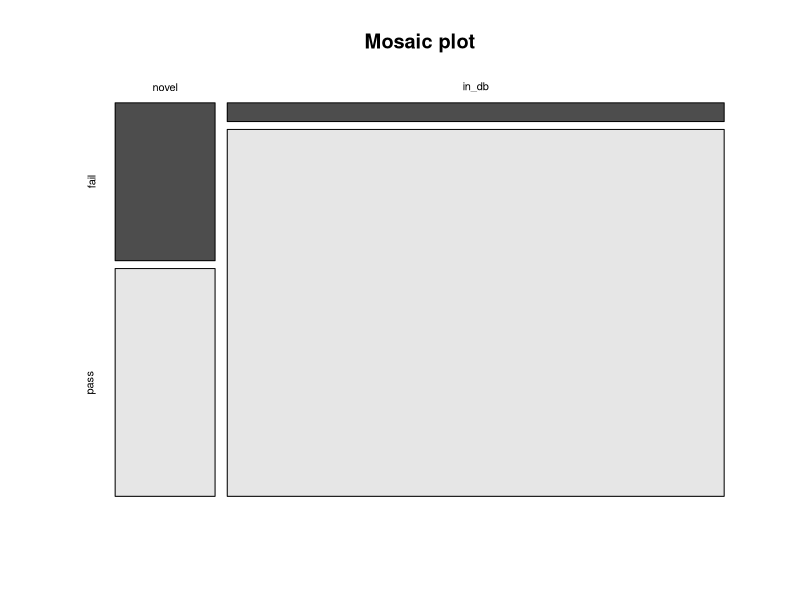
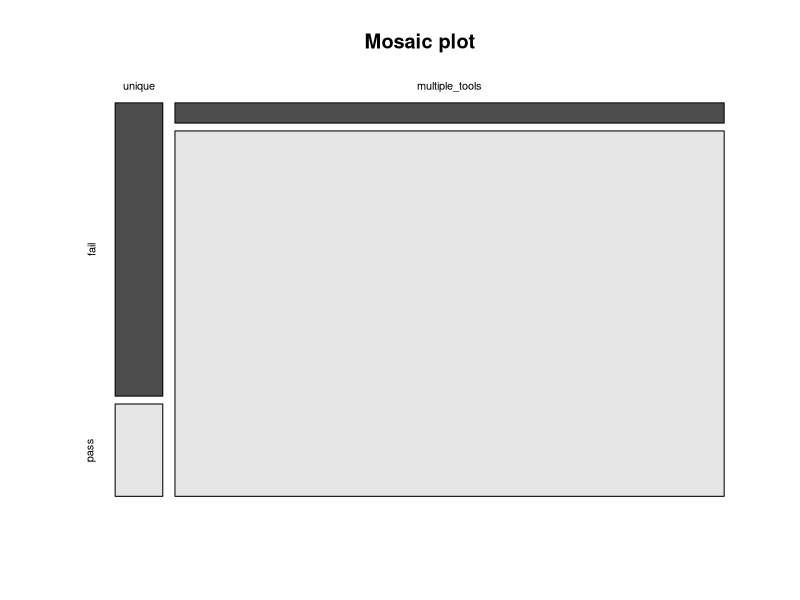
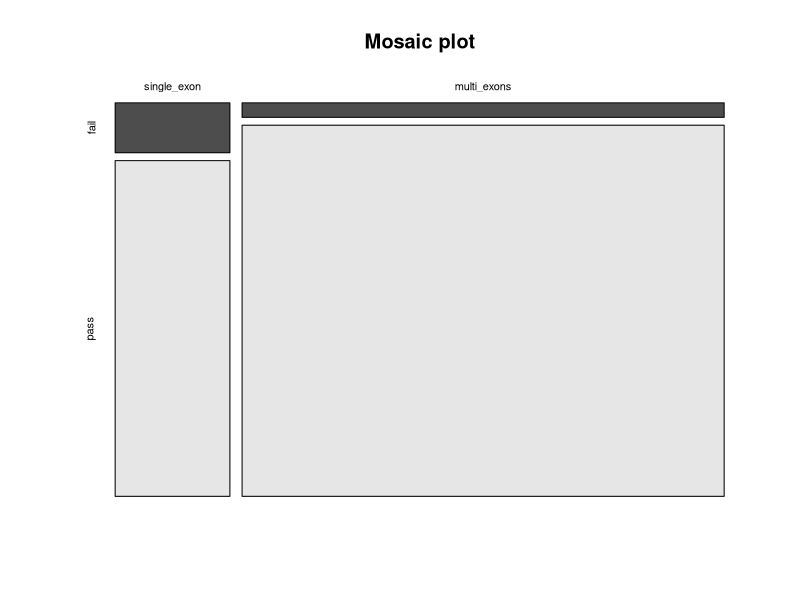
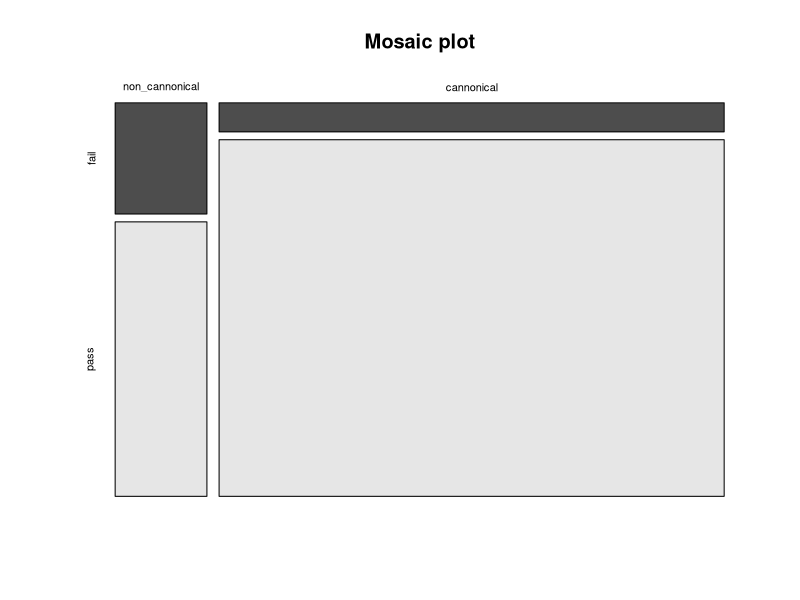
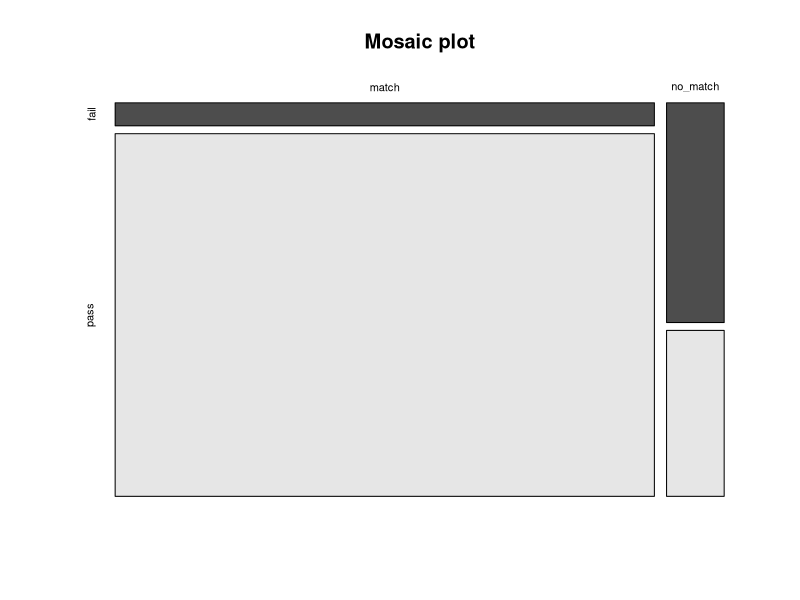
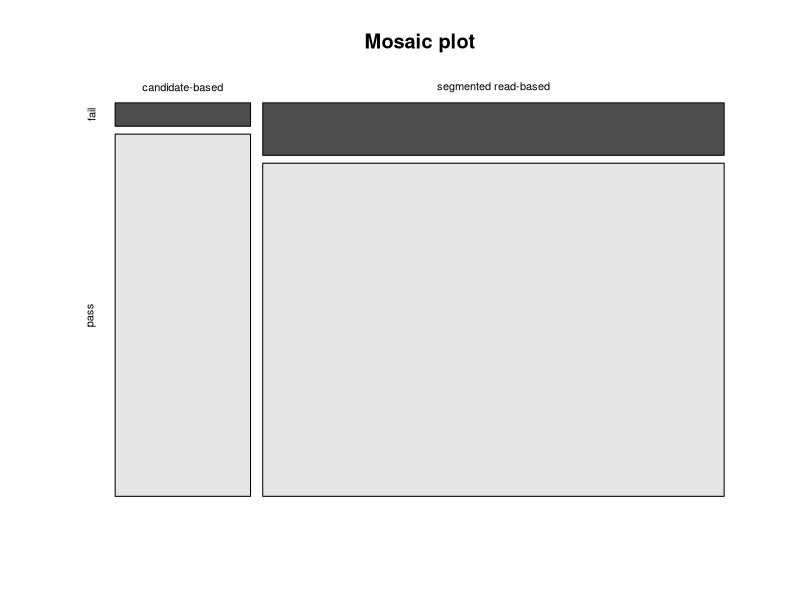
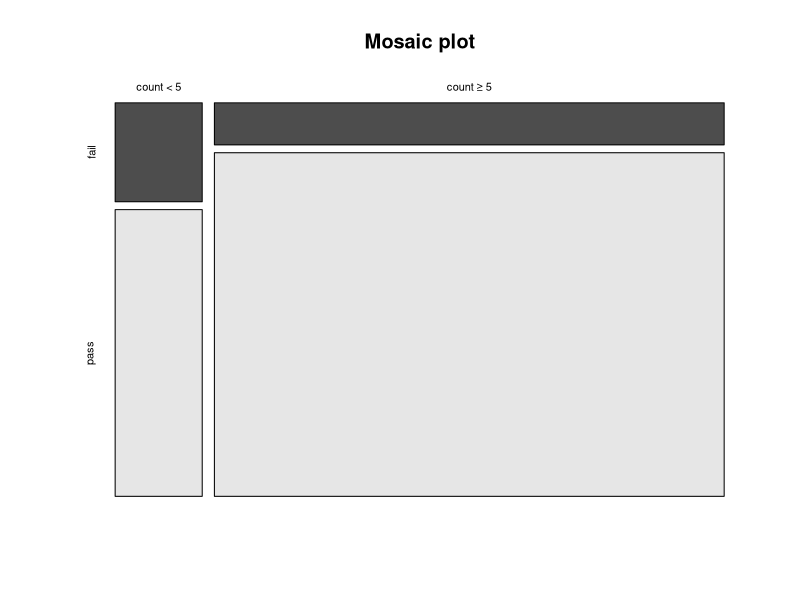

Generate these figures, in order, with R:
#' ---
#' title: "Link between circRNA annotation and validation rates"
#' author: "Marieke Vromman"
#' output: 
#'    html_document:
#'       toc: TRUE
#'       toc_float: TRUE
#'       theme: paper
#'       df_print: paged
#'       highlight: tango
#' ---
#' 

#' # File set-up

#' ## Set working directory to current directory
if (rstudioapi::isAvailable()) {
  setwd(dirname(rstudioapi::getActiveDocumentContext()$path))
}

#' ## Load standard libraries and resolve conflicts
library(tidyverse)
library(conflicted)
conflict_prefer("filter", "dplyr")
conflict_prefer("select", "dplyr")
conflict_prefer("slice", "dplyr")
conflict_prefer("rename", "dplyr")
conflict_prefer('intersect', 'dplyr')


#' ## Read data
cq = read_tsv('../data/Supplementary_Table_3_selected_circRNAs.txt')

cq

#' # Presence in db (n = 890)
#' make count table
cont_table = cq %>%
  select(circ_id, cell_line, qPCR_val, RR_val, amp_seq_val, count_group, n_db) %>%
  unique() %>%
  # only keep high abundant circRNAs
  filter(count_group == 'count ≥ 5') %>%
  # to use all val together
  filter(!is.na(amp_seq_val), !is.na(RR_val)) %>%
  mutate(all_val = ifelse(qPCR_val == RR_val & qPCR_val == amp_seq_val & qPCR_val == 'pass', 'pass', 'fail')) %>%
  # change nr of databases to binary
  mutate(n_db = ifelse(is.na(n_db), 0, 1)) %>%
  group_by(n_db) %>%
  count(all_val) %>%
  pivot_wider(values_from = n, names_from = all_val) %>%
  ungroup() %>%
  select(-n_db)


cont_table = as.data.frame(cont_table)
rownames(cont_table) <- c("novel", "in_db")

cont_table

#' plot data
mosaicplot(cont_table,
           main = "Mosaic plot",
           color = TRUE)

#' if chisquare expected < 5 => then Fisher should be used
chisq.test(cont_table)$expected

#' chisquare test
chisq.test(cont_table)

#' OR
OR = (705/36)/(88/61)
OR

#' # Link with detected by multiple tools (n = 890)
#' make count table
cont_table = cq %>%
  select(circ_id, cell_line, qPCR_val, RR_val, amp_seq_val, count_group, n_detected) %>%
  unique() %>%
  filter(count_group == 'count ≥ 5') %>%
  # to use all val together
  filter(!is.na(amp_seq_val), !is.na(RR_val)) %>%
  mutate(all_val = ifelse(qPCR_val == RR_val & qPCR_val == amp_seq_val & qPCR_val == 'pass', 'pass', 'fail')) %>%
  # change nr of databases to binary
  mutate(n_detected = ifelse(n_detected == 1, 0, 1)) %>%
  group_by(n_detected) %>%
  count(all_val) %>%
  pivot_wider(values_from = n, names_from = all_val) %>%
  ungroup() %>%
  select(-n_detected)


cont_table = as.data.frame(cont_table)
rownames(cont_table) <- c("unique", "multiple_tools")

cont_table

#' plot data
mosaicplot(cont_table,
           main = "Mosaic plot",
           color = TRUE)

#' if chisquare expected < 5 => then Fisher should be used
chisq.test(cont_table)$expected

#' chisquare test
chisq.test(cont_table)


#' OR
OR = (776/43)/(17/54)
OR



#' # Link with nr of exons
#' ## Single exon vs multi-exon (n = 723)
#' make count table
cont_table = cq %>%
  select(circ_id, cell_line, qPCR_val, RR_val, amp_seq_val, count_group, nr_exons) %>%
  unique() %>%
  filter(count_group == 'count ≥ 5') %>%
  # to use all val together
  filter(!is.na(amp_seq_val), !is.na(RR_val)) %>%
  mutate(all_val = ifelse(qPCR_val == RR_val & qPCR_val == amp_seq_val & qPCR_val == 'pass', 'pass', 'fail')) %>%
  # also remove the ones that do not have a exon annotation
  filter(!is.na(nr_exons), !nr_exons == "ambiguous") %>%
  mutate(exon_bin = ifelse(nr_exons == 1, 0, 1)) %>%
  group_by(exon_bin) %>%
  count(all_val) %>% 
  pivot_wider(values_from = n, names_from = all_val) %>%
  ungroup() %>%
  mutate(fail = ifelse(is.na(fail), 0, fail)) %>%
  select(-exon_bin)

cont_table = as.data.frame(cont_table)
rownames(cont_table) <- c("single_exon", "multi_exons")
cont_table


#' plot data
mosaicplot(cont_table,
           main = "Mosaic plot",
           color = TRUE)

#' if chisquare expected < 5 => then Fisher should be used
chisq.test(cont_table)$expected

#' chisquare test
chisq.test(cont_table)


#' OR
OR = (562/22)/(121/18)
OR

#' ## Is 'exon 1' included in the circRNA? (n = 592)
cq_start = cq %>% 
  mutate(start_exon_nr = substr(start_match, 19, 27),
         start_exon_nr = ifelse(substr(start_exon_nr, 1, 1) == '_',
                                substr(start_exon_nr, 2, 10),
                                start_exon_nr))
cq_start 

cont_table = cq_start %>%
  filter(count_group == 'count ≥ 5') %>%
  select(circ_id, cell_line, qPCR_val, RR_val, amp_seq_val, start_exon_nr) %>%
  unique() %>%
  filter(!is.na(start_exon_nr)) %>%
  mutate(exon_1 = ifelse(start_exon_nr == "exon_1", 1, 0)) %>%
  # to use all val together
  filter(!is.na(amp_seq_val), !is.na(RR_val)) %>%
  mutate(all_val = ifelse(qPCR_val == RR_val & qPCR_val == amp_seq_val & qPCR_val == 'pass', 
                          'pass', 'fail')) %>%
  # change nr of databases to binary
  group_by(exon_1) %>%
  count(all_val) %>%
  pivot_wider(values_from = n, names_from = all_val) %>%
  ungroup() 


cont_table

#' => not enough values
#'

#' # Canonical splicing (n = 722)

cont_table = cq %>%
  filter(count_group == 'count ≥ 5',
         !strand == 'unknown') %>%
  select(circ_id, cell_line, qPCR_val, RR_val, amp_seq_val, ss_motif) %>%
  unique() %>%
  mutate(ss_can = ifelse(ss_motif == "AGNGT", 1, 0)) %>%
  # to use all val together
  filter(!is.na(amp_seq_val), !is.na(RR_val)) %>%
  mutate(all_val = ifelse(qPCR_val == RR_val & qPCR_val == amp_seq_val & qPCR_val == 'pass', 
                          'pass', 'fail')) %>%
  # change nr of databases to binary
  group_by(ss_can) %>%
  count(all_val) %>%
  pivot_wider(values_from = n, names_from = all_val) %>%
  ungroup() %>%
  select(-ss_can)


cont_table = as.data.frame(cont_table)
rownames(cont_table) <- c("non_cannonical", "cannonical")

cont_table

#' plot data
mosaicplot(cont_table,
           main = "Mosaic plot",
           color = TRUE)

#' if chisquare expected < 5 => then Fisher should be used
chisq.test(cont_table)$expected

#' chisquare test
chisq.test(cont_table)

#' OR
OR = (565/46)/(79/32)
OR



#' # Known annotation (n = 891)

cont_table = cq %>%
  filter(count_group == "count ≥ 5") %>%
  select(circ_id, cell_line, qPCR_val, RR_val, amp_seq_val, ENST) %>%
  unique() %>%
  # to use all val together
  filter(!is.na(amp_seq_val), !is.na(RR_val)) %>%
  mutate(all_val = ifelse(qPCR_val == RR_val & qPCR_val == amp_seq_val & qPCR_val == 'pass', 
                          'pass', 'fail'),
         ENST_group = ifelse(is.na(ENST), 'no_match', "match")) %>% 
  # change nr of databases to binary
  group_by(ENST_group) %>%
  count(all_val) %>%
  pivot_wider(values_from = n, names_from = all_val) %>%
  ungroup() %>%
  select(-ENST_group)


cont_table = as.data.frame(cont_table)
rownames(cont_table) <- c("match", "no_match")

cont_table

#' plot data
mosaicplot(cont_table,
           main = "Mosaic plot",
           color = TRUE)

#' if chisquare expected < 5 => then Fisher should be used
chisq.test(cont_table)$expected

#' chisquare test
chisq.test(cont_table)

#' OR
OR = (757/48)/(37/49)
OR

#' # CircRNA detection tool approach (n = 798)

cont_table = cq %>%
  filter(count_group == "count ≥ 5") %>%
  left_join(read_tsv('../data/details/tool_annotation.txt')) %>%
  select(circ_id, cell_line, qPCR_val, RR_val, amp_seq_val, approach) %>%
  filter(!approach == 'integrative') %>%
  unique() %>%
  # to use all val together
  filter(!is.na(amp_seq_val), !is.na(RR_val)) %>%
  mutate(all_val = ifelse(qPCR_val == RR_val & qPCR_val == amp_seq_val & qPCR_val == 'pass', 
                          'pass', 'fail')) %>% 
  # change nr of databases to binary
  group_by(approach) %>%
  count(all_val) %>%
  pivot_wider(values_from = n, names_from = all_val) %>%
  ungroup() %>%
  select(-approach)


cont_table = as.data.frame(cont_table)
rownames(cont_table) <- c("candidate-based", "segmented read-based")

cont_table

#' plot data
mosaicplot(cont_table,
           main = "Mosaic plot",
           color = TRUE)

#' if chisquare expected < 5 => then Fisher should be used
chisq.test(cont_table)$expected

#' chisquare test
chisq.test(cont_table)

#' OR
OR = (170/11)/(533/84)
OR

#' # BSJ count group (n = 1042)
cont_table = cq %>%
  filter(!count_group == "no_counts") %>%
  select(circ_id, cell_line, qPCR_val, RR_val, amp_seq_val, count_group) %>%
  unique() %>%
  # to use all val together
  filter(!is.na(amp_seq_val), !is.na(RR_val)) %>%
  mutate(all_val = ifelse(qPCR_val == RR_val & qPCR_val == amp_seq_val & qPCR_val == 'pass', 
                          'pass', 'fail')) %>%
  # change nr of databases to binary
  group_by(count_group) %>%
  count(all_val) %>%
  pivot_wider(values_from = n, names_from = all_val) %>%
  ungroup() %>%
  select(-count_group)


cont_table = as.data.frame(cont_table)
rownames(cont_table) <- c("count < 5", "count ≥ 5")

cont_table

#' plot data
mosaicplot(cont_table,
           main = "Mosaic plot",
           color = TRUE)

#' if chisquare expected < 5 => then Fisher should be used
chisq.test(cont_table)$expected

#' chisquare test
chisq.test(cont_table)

#' OR
OR = (793/97)/(113/39)
OR

#' # Using sensitivity
#' 

tool_anno = read_tsv('../data/details/tool_annotation.txt')
val = read_tsv('../data/Supplementary_Table_4_precision_values.txt')

#' add annotation to sensitivity
sens_anno = val %>% 
  group_by(tool) %>%
  slice(1) %>%
  select(tool, sensitivity) %>%
  left_join(tool_anno) %>%
  select(-tool_lt) %>% ungroup()

sens_anno

#' ## Detection approach: segmented read-based VS candidate-based
wilcox.test(sensitivity ~ approach, data=sens_anno %>% filter(!approach == 'integrative')) 

kruskal.test(sensitivity ~ approach, data=sens_anno)

#' ## Detection based on annotation: known splice sites VS entire genome
wilcox.test(sensitivity ~ lin_annotation, data=sens_anno)

#' ## Strand annotation method
kruskal.test(sensitivity ~ strand_anno, data=sens_anno %>% 
               filter(!strand_anno == "no strand reported"))


#' ## Splicing: canonical VS non-canonical
wilcox_ss = wilcox.test(sensitivity ~ splicing, data=sens_anno) 

wilcox_ss

sens_anno %>%
  group_by(splicing) %>%
  summarise(mean_sens = mean(sensitivity))

#' ### method 1
N = nrow(sens_anno)
N
Z = qnorm(wilcox_ss$p.value/2)
Z
r = abs(Z)/sqrt(N)
r

#' ### method 2
library(rstatix)
library(ggpubr)
sens_anno %>% rstatix::wilcox_test(sensitivity ~ splicing)

sens_anno %>% rstatix::wilcox_effsize(sensitivity ~ splicing)

#sens_anno %>% rstatix::wilcox_effsize(sensitivity ~ splicing, ci = T)



#' ### Median difference in sensitivity

median_diff = tibble()

for (tool_can in sens_anno %>% filter(splicing == "canonical") %>% pull(tool)) {
  sens_can = sens_anno %>% filter(tool == tool_can) %>% pull(sensitivity)
  
  for (tool_non_can in sens_anno %>% filter(splicing == "non-canonical") %>% pull(tool)) {
    sens_non_can = sens_anno %>% filter(tool == tool_non_can) %>% pull(sensitivity)
    
    median_diff = median_diff %>%
      bind_rows(tibble(tool_can, sens_can, tool_non_can, sens_non_can))
    
  }
}

median_diff = median_diff %>%
  mutate(sens_diff = sens_can - sens_non_can)

median_diff

median_diff %>% pull(sens_diff) %>% median()


#' ## Filtering
wilcox.test(sensitivity ~ BSJ_filter, data=sens_anno) 
